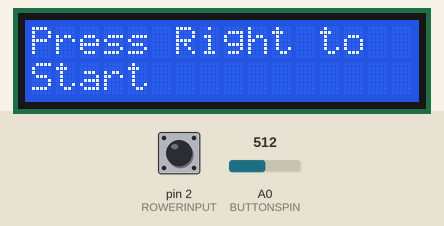
A sketch run on a simulated Arduino Uno, built with avr-gcc and run on an emulated ATmega328P. Shown: 16×2 character LCD. Inputs (shaded band) come from the test bench; at power-on: A0 (BUTTONSPIN) = 512, pin 2 (ROWERINPUT) HIGH.

Above: at 5.2 s.
5.3 s: A0 (BUTTONSPIN) set to 52
6.8 s: A0 (BUTTONSPIN) set to 46
At 7.2 s:
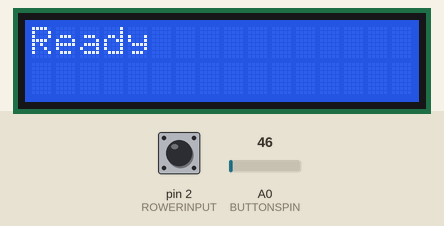
9.8 s: A0 (BUTTONSPIN) set to 110
At 11.3 s:
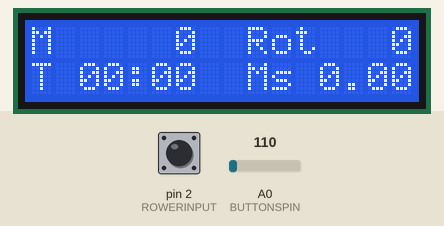
12.3 s: pin 2 (ROWERINPUT) pulled LOW for 0.15 s
At 14.2 s:
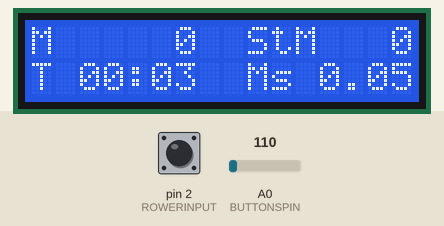
15.1 s: A0 (BUTTONSPIN) set to 186
16.8 s: A0 (BUTTONSPIN) set to 207
At 17.8 s:
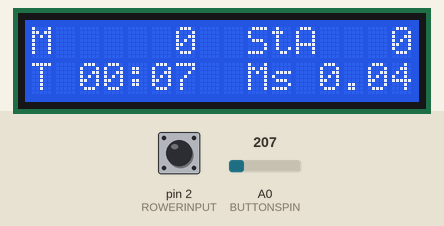
Timing chart, 0 to 19.8 s (numbered marks = the images above; inputs shaded):
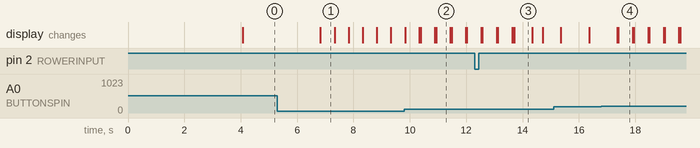

Measured:
- the behaviour switches between 50 and 49 on A0 (BUTTONSPIN) (found by bisection; images 0 and 1)
- the behaviour switches between 194 and 195 on A0 (BUTTONSPIN) (found by bisection; images 3 and 4)
- after the input at 5.3 s, every drawn part: stays the same
- after the input at 6.8 s, the display: changes at once (image 1)
- after the input at 9.8 s, the display: first differs from a run without the input after 1.1 s (image 2)
- after the input at 16.8 s, the display: first changes after 0.56 s (image 4 shows a later state)
- what the display in image 2 shows lasts 0.5 s, from 10.9 s to 11.4 s
- what the display in image 3 shows lasts 0.6 s, from 13.7 s to 14.3 s

The sketch:

WaterRino.ino
```cpp
#include <LiquidCrystal.h>
#include <RunningAverage.h> // https://github.com/RobTillaart/Arduino/tree/master/libraries/RunningAverage

#define btnRIGHT  0
#define btnUP     1
#define btnDOWN   2
#define btnLEFT   3
#define btnSELECT 4
#define btnNONE   5

/*-----------------SETUP--PINS-----------------------------*/
const int ROWERINPUT = 2; // the input pin where the waterrower sensor is connected
const int BUTTONSPIN = 0;

LiquidCrystal lcd(8, 9, 4, 5, 6, 7); //lcd shield


/*-----------------CONSTANTS-------------------------------*/

const float Ratio = 4.8; // from old script 4.8; meters per rpm = circumference of rotor (D=34cm) -> 1,068m -> Ratio = 0.936 ; WaterRower 7,3 m/St. -> Ratio: 3.156

RunningAverage stm_RA(60); // size of array for strokes/min
RunningAverage mps_RA(5); // size of array for meters/second -> emulates momentum of boat

/*-----------------VARIABLES-----------------------------*/

float start;
float rounds;
volatile unsigned long click_time = 0;
volatile unsigned long last_click_time = 0;
volatile unsigned long old_split = 0;
volatile unsigned long split_time = 0;
volatile unsigned long start_split;
long debouncing_time = 15; //Debouncing Time in Milliseconds
volatile unsigned long last_micros;
volatile int clicks = 0;
volatile int clicks_old = 0;
volatile float data_output = 0;
volatile long rpm = 0;
volatile long old_rpm = 0;
volatile long stm = 0;
volatile int old_strokes = 0;
volatile long stmra = 0;
int accel = 0;
int puffer = 0;
volatile float Ms = 0;
volatile int meters = 0;
volatile int meters_old = 0;
//volatile int trigger = 0;
unsigned long timer1 = 0;
unsigned long timer2 = 0;
unsigned long timer3 = 0;
int stage = 0; // sets case for what parameter to be displayed
int rotation = 0;
int strokes = 0;
int trend = 0;

/*-----------------SETUP-----------------------------------*/
void setup() {
//  Serial.begin(9600);
  lcd.begin(16, 2);  // set up the LCD's number of columns and rows:
  lcd.clear();
  lcd.home();
//  lcd.print("Starting...");
//  delay(1000);
//  lcd.clear();
//  lcd.setCursor(0, 1);
  lcd.print("WaterRino 1.1");
  delay(4000);
  stm_RA.clear(); // explicitly start clean
  mps_RA.clear(); // explicitly start clean
  pinMode(ROWERINPUT, INPUT_PULLUP);
  digitalWrite(ROWERINPUT, HIGH);
  //delay(1000);
  attachInterrupt(0, rowerdebounceinterrupt, FALLING);
  timer1 = millis();
  timer2 = millis();
  timer3 = millis();
}

void row_start() {
  lcd.clear();
  lcd.print("Ready");
  delay(500);
  lcd.print(".");
  delay(500);
  lcd.print(".");
  delay(500);
  lcd.print("Set");
  delay(500);
  lcd.print(".");
  delay(500);
  lcd.print(".");
  delay(500);
  lcd.setCursor(0, 1);
  lcd.print("      ROW!!!     ");
  delay(500);
  lcd.clear();
  reset();
  rowing();
}

void variableParameter(){
    lcd.setCursor(9, 0);
    switch (stage) {
    case 1:
      lcd.print("Rot");
      data_output = clicks;
      break;
    case 2:
      lcd.print("Rpm");
      data_output = rpm;
    break;
    case 3:
        lcd.print("Trend ");
        if (trend == 0){
          lcd.print("c");
        }
        if (trend == 1){
          lcd.print("-");
        }
        if (trend == 2){
          lcd.print("+");
        }
      data_output = 1;
    break;
    case 4:
      lcd.print("St ");
      data_output = strokes;
    break;
    case 5:
      lcd.print("StA");
      data_output = stm;
    break;
    case 6:
      lcd.print("StM");
      data_output = stmra;
    break;
    default:
       lcd.print("Sp5");
       data_output = split_time;
    break;
    }
    if(data_output >= 10) {
      if(data_output >= 100) {
      lcd.print(" ");
      } else {
        lcd.print("  ");
      }
    } else {
    lcd.print("   ");
    }
    lcd.print(data_output);
}

void rowing() {
  while (read_LCD_buttons() != btnLEFT) {
    lcd.setCursor(0, 0);
    lcd.print("M ");
    if(meters >= 10) {
      if(meters >= 100) {
        if(meters >= 1000) {
          lcd.print(" ");
        } else {
          lcd.print("  ");
        }
      } else {
        lcd.print("   ");
      }
    } else {
    lcd.print("    ");
    }
    lcd.print(meters);
    // prints the variable parameter as selected by keypad
    variableParameter();
    // set time display
    displayTime();
    lcd.setCursor(9, 1);
    lcd.print("Ms ");
    lcd.print(Ms, 2);
    /* calculate meters/min*/
    if ((millis() - timer1) > 1000) {
      Ms = calcmetersmin();
      //Serial.println(Ms);
      timer1 = millis();
      //lcd.clear();
    }
    /*calculate split times every 500m*/
    if ((meters % 500) == 0 && meters > 0 ) {
      if ((millis() - timer2) > 1000) {
        split();
        lcd.clear();
      }
      timer2 = millis();
    }
    /*calculate moving average of strokes/min*/
    if ((millis() - timer3) > 1000) {
      calcstmra();
      timer3 = millis();
    }
    /* if select button is pressed reset */
    switch (read_LCD_buttons())
    {
      case btnSELECT:
        {
          reset();
          break;
        }
      case btnUP:
        {
          if (stage < 6){
            stage ++;
            delay(500);
            lcd.clear();
          }
          break;
        }
      case btnDOWN:
      {
        if (stage > 0){
          stage --;
          delay(500);
          lcd.clear();
        }
        break;
      }
    }

/*-------SIMULATE ROWING-------------*/
 //     if (random(0, 100) < 70) {
 //        rowerinterrupt();
 //        }
/*-------SIMULATE ROWING-------------*/

  }

}

/*-----debounce------*/
void rowerdebounceinterrupt() {
  if ((long)(micros() - last_micros) >= debouncing_time * 1000) {
    rowerinterrupt();
    last_micros = micros();
  }
}
/*------------------INTERRUPT-----------------------------------*/
void rowerinterrupt() {
  /*  if (trigger == 0) {
      reset();
      trigger = 1;
    }*/
  if (rotation == 0){ // prevents double-count due to switch activating twice on the magnet passing once
    clicks++;
    rotation = 1;
    calcrpm();
  } else {
    rotation = 0;
  }
  meters = clicks / Ratio;
}
/*------------------INTERRUPT END-----------------------------------*/

void calcrpm() {
  click_time = millis();
  rpm = (float)1000 / (click_time - last_click_time) * 60;
  last_click_time = click_time;
  accel = rpm - old_rpm;
  if ((accel > 5) && (puffer == 0)){ // > 5 to eliminate micro "acceleration" due to splashing water
    strokes ++;
    puffer = 5; // prevents counting two strokes due to still accelerating rotor
  }
  if (puffer > 0){
    puffer --;
  }
  old_rpm = rpm;
  stm = (strokes*60000)/(millis()-start);
}

//calculate and return meters per second
float calcmetersmin() {
  mps_RA.addValue((clicks - clicks_old) / Ratio);
  //float x = (clicks - clicks_old) / Ratio;
  float x = mps_RA.getAverage(); // use of floating average emulates the momentum of a boat
  clicks_old = clicks;
  return x;
}

//calculate strokes/minute as rolling average
void calcstmra() {
  stm_RA.addValue(strokes-old_strokes);
  old_strokes = strokes;
  stmra = stm_RA.getAverage()*60;
  if (stmra > stm){
    trend = 2;
  }
  if (stmra < stm){
    trend = 1;
  }
  if (stmra == stm){
    trend = 0;
  }
}

//calculate 500m split time (in seconds)
void split() {
  start_split = millis();
  split_time = (start_split - old_split) / 1000;
  old_split = millis();
}

//reset function (set to select button)
void reset() {
  clicks = 0;
  clicks_old = 0;
  meters = 0;
  meters_old = 0;
  click_time = 0;
  old_split = 0;
  split_time = 0;
  Ms = 0;
  timer1 = 0;
  timer2 = 0;
  timer3 = 0;
  start = millis();
  old_split = millis();
  strokes = 0;
  stmra = 0;
  stm = 0;
  rpm = 0;
  stm_RA.clear();
  mps_RA.clear();
  trend = 0;
  lcd.clear();
}

int read_LCD_buttons()
{
  int adc_key_in = 0;
  adc_key_in = analogRead(BUTTONSPIN);      // read the value from the sensor
  delay(20); //switch debounce delay. Increase this delay if incorrect switch selections are returned.
  int k = (analogRead(BUTTONSPIN) - adc_key_in); //gives the button a slight range to allow for a little contact resistance noise
  if (5 < abs(k)) return btnNONE;  // double checks the keypress. If the two readings are not equal +/-k value after debounce delay, it tries again.
  // my buttons when read are centered at these valies: 0, 144, 329, 504, 741
  // we add approx 50 to those values and check to see if we are close
  if (adc_key_in > 1000) return btnNONE; // We make this the 1st option for speed reasons since it will be the most likely result
  if (adc_key_in < 50)   return btnRIGHT;
  if (adc_key_in < 195)  return btnUP;
  if (adc_key_in < 380)  return btnDOWN;
  if (adc_key_in < 555)  return btnLEFT;
  if (adc_key_in < 790)  return btnSELECT;
  return btnNONE;  // when all others fail, return this...
}

void displayTime()
{
  float h,m,s;
  unsigned long over;
  h=int((millis()-start)/3600000);
  over=long(millis()-start)%3600000;
  m=int(over/60000);
  over=over%60000;
  s=int(over/1000);
  lcd.setCursor (0,1); //go to start of 2nd line
  lcd.print("T ");
  if (m < 10){
    lcd.print("0");
  }
  lcd.print(m,0);
  lcd.print(":");
  if (s < 10){
    lcd.print("0");
  }
  lcd.print(s,0);
}

/*------------------LOOP-----------------------------------*/
void loop() {
  lcd.clear();
  lcd.home();
  lcd.print("Press Right to");
  lcd.setCursor(0, 1);
  lcd.print("Start");
  //while (analogRead (BUTTONSPIN) != 294) {
  while (read_LCD_buttons() != btnRIGHT) {
    //Serial.println(read_LCD_buttons());
  }
  row_start();
}
```
